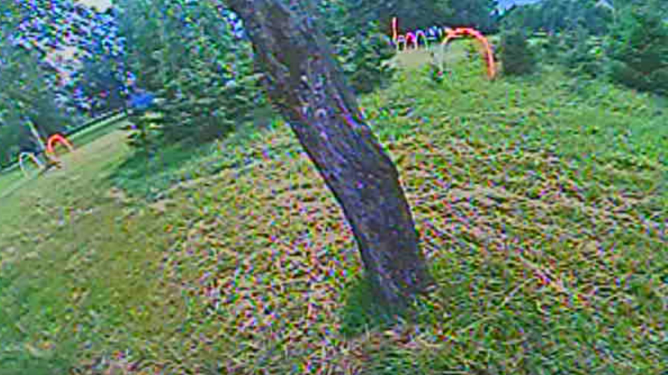
#> input picture test.jpg, 1336 x 750 px, given in place of the camera (shown at 1/2 size)
$ python detec+treking+polychenie.py
#> lines starting #> are read from the running program, lines starting #| are printed output that depends on the picture; after the words box and inside, x2 and y2 are one past the last pixel; in counts of white or black regions, pixels touching at a corner belong together
# -*- coding: utf-8 -*-
"""
Created on Wed Nov 23 12:09:15 2022

@author: user
"""
import numpy as np
import cv2
import sys

# 1) Выделение области + пробел
# 2) Esc для выхода обратно в выделение области
# 3) Esc второй раз для выхода и корректной остановки записи
# *) Ваше окошечко записывается при работе

if __name__ == '__main__' :

    # установка трекера
    fourcc = cv2.VideoWriter_fourcc(*'XVID')
    out = cv2.VideoWriter('output_test4.avi', fourcc, 15.0, (1280,  720)) # 640 480
    tracker = cv2.TrackerCSRT.create() # tracker = cv2.TrackerCSRT_create()
    # tracker = cv2.TrackerDaSiamRPN.create()
    # tracker = cv2.TrackerKCF.create()

    # считываем поток
    video = cv2.VideoCapture(0)
    ret, frame = video.read()
#> frame is the input picture: shape (750, 1336, 3); mean B, G, R 97, 125.9, 100
    while True:
         # --- Детекция через фильтр (без накопления кадров) ---
         # полчаем фрйм
         ret, frame = video.read()
         #
         if not ret:
             print("потока нет ")
             break
         # обработка
         gray = cv2.cvtColor(frame, cv2.COLOR_BGR2GRAY) # перевод кадров в черно-белую градацию
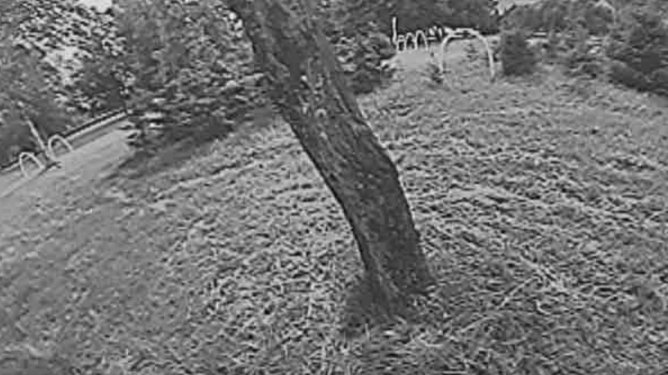
#> gray: shape (750, 1336) (shown at 1/2 size); min 4, max 241, mean 114.9
         blur = cv2.GaussianBlur(gray, (5, 5), 0) # фильтрация лишних контуров
         edges = cv2.Canny(blur, 100, 300)
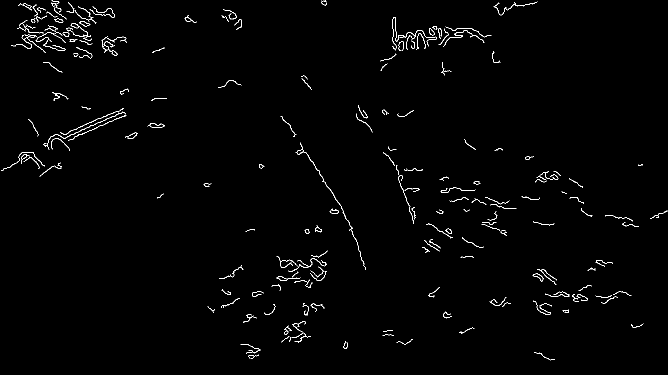
#> edges: shape (750, 1336) (shown at 1/2 size); 1.1% white in thin lines or dots

         # оператор собеля
         kernel16 = np.array([[-1, -1, -1],
                              [0, 0, 0],
                              [1, 1, 1]])
         kernel17 = np.array([[-1, 0, 1],
                              [-1, 0, 1],
                              [-1, 0, 1]])
         kernel18 = np.array([[0, 1, 1],
                              [-1, 0, 1],
                              [-1, -1, 0]])
         kernel19 = np.array([[0, -1, -1],
                              [1, 0, -1],
                              [1, 1, 0]])
         Image_Sobel = cv2.filter2D(edges, -1, kernel16) + cv2.filter2D(edges, -1, kernel17) + cv2.filter2D(edges, -1, kernel18) + cv2.filter2D(edges, -1, kernel19)

         #размеры маски и ее создание
         q=int((frame.shape[0])/5)
#> q = 150
         b=int((frame.shape[1])/5)
#> b = 267
         e=int((frame.shape[1])*(4/5))
#> e = 1068
         c=int((frame.shape[0])*(4/5))
#> c = 600
         mask = np.zeros((frame.shape[0], frame.shape[1]), dtype = "uint8")
         cv2.rectangle(frame, (q, b), (e, c), (0, 255, 0), 2)
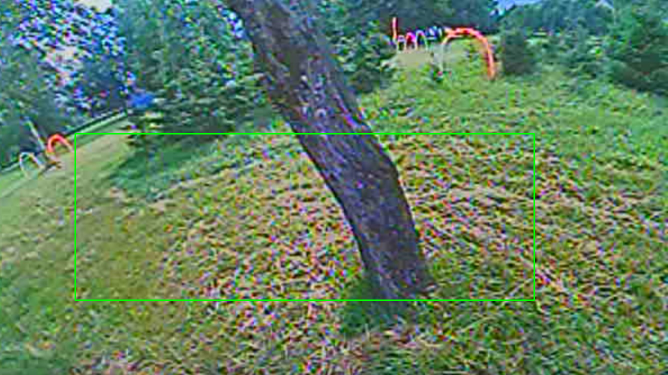
#> frame: shape (750, 1336, 3) (shown at 1/2 size); 0.75% of pixels changed, all inside (x1, y1, x2, y2) = (149, 266, 1070, 602)
         cv2.rectangle(mask, (q, b), (e, c), 255, -1)
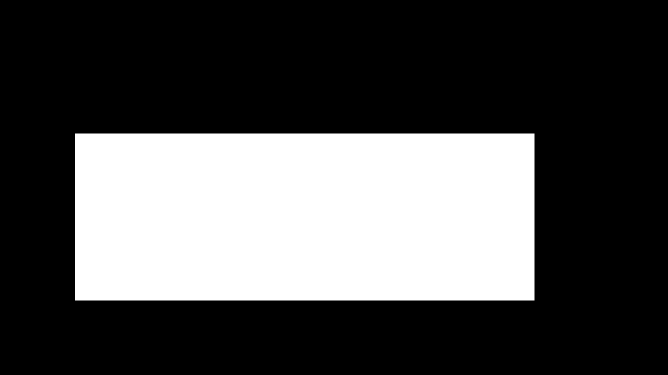
#> mask: shape (750, 1336) (shown at 1/2 size); 30.6% white; 1 white region
         #масочная фильтрация
         Image_Sobel = mask & Image_Sobel
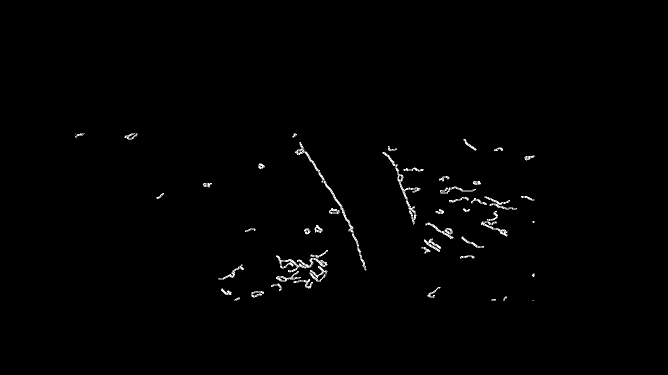
#> Image_Sobel: shape (750, 1336) (shown at 1/2 size); min 0, max 255, mean 2.2
         #контуры
         сontours, _ = cv2.findContours(Image_Sobel, cv2.RETR_TREE, cv2.CHAIN_APPROX_SIMPLE) # нахождение массива контурных точек
#> сontours = 553 contours, 496 with area under 20; largest, box (x1, y1, x2, y2) and area: (590, 284, 733, 541) 1018, (552, 511, 655, 545) 824, (765, 304, 841, 449) 804, (619, 532, 655, 563) 386, (851, 445, 907, 478) 324

         box_for_tracking = (0, 0, 0, 0)
         #механизм отрисовки всех контуров более 500
         for contour in сontours:
             (x, y, w, h) = cv2.boundingRect(contour) # преобразование массива из предыдущего этапа в кортеж из четырех координат

             # метод contourArea() по заданным contour точкам, здесь кортежу, вычисляет площадь зафиксированного объекта в каждый момент времени, это можно проверить

             if cv2.contourArea(contour) > 500: # условие при котором площадь выделенного объекта меньше 500 px
                 print(cv2.contourArea(contour))
                 cv2.rectangle(frame, (x, y), (x+w, y+h), (0, 255, 0), 2) # получение прямоугольника из точек кортежа
                 box_for_tracking = (x, y, w, h) # Выбираем последний квадратик
#> this loop made 553 passes
#> (x, y, w, h) on passes 2, 4, 9, 12, 13, 15, 16, 18, 19, 20, 21, 22: (982, 598, 10, 3), (468, 595, 12, 6), (1006, 593, 8, 8), (503, 582, 25, 13), (507, 592, 4, 3), (516, 588, 4, 3), (503, 587, 3, 4), (506, 584, 4, 3), (509, 583, 6, 3), (514, 582, 9, 3), (442, 577, 21, 13), (454, 587, 6, 3)
#> (contour, x, y, w, h) on passes 1, 3, 5, 6, 7, 8: ([[1065, 600], [1067, 600]], 1065, 600, 3, 1), ([[986, 599], [987, 598], [988, 599], [987, 600]], 986, 598, 3, 3), ([[471, 599], [472, 598], [473, 599], [472, 600]], 471, 598, 3, 3), ([[473, 598], [474, 597], [475, 598], [474, 599]], 473, 597, 3, 3), ([[477, 597], [478, 596], [479, 597], [478, 598]], 477, 596, 3, 3), ([[475, 597], [476, 596], [477, 597], [476, 598]], 475, 596, 3, 3)
#| 823.5
#| 804.0
#| 1017.5
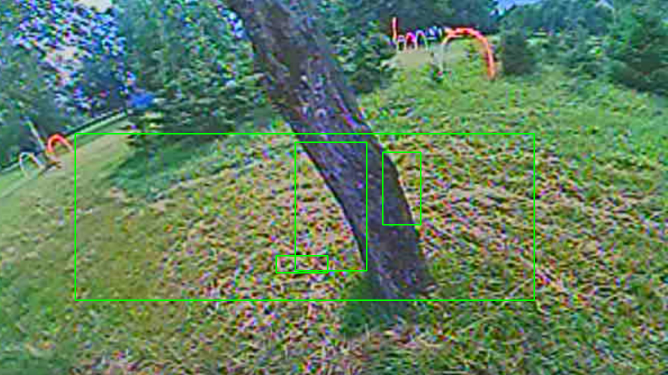
#> frame: shape (750, 1336, 3) (shown at 1/2 size); 0.45% of pixels changed, all inside (x1, y1, x2, y2) = (551, 283, 843, 547)

         """
         for contour in сontours:
             if cv2.contourArea(contour) < 500: # условие при котором площадь выделенного объекта меньше 500 px
                 сontours.remove(contour)
        """

        # cv2.imshow('frame', frame)

         # записыаем в видео кадр с детекцией
         for _ in range(10):
             out.write(frame)
         # --- Трекинг через CSRT Tracker ---
         # получим координаты рамки
         # bbox = cv2.selectROI('frame', frame, False)
         print(box_for_tracking)
#| (590, 284, 143, 257)
         # в случае, если ничего не задетектили
         if box_for_tracking == (0, 0, 0, 0):
            box_for_tracking = (240, 170, 80, 130)
         # инициализация трекинга
         ok = tracker.init(frame, box_for_tracking)

         while True:
             # считываем новый кадр
             ok, frame = video.read()
             if not ok:
                 break

             # запусим иаймер
             timer = cv2.getTickCount()

             # обновим трекер
             ok, bbox = tracker.update(frame)
#> ok = True; bbox = (590, 284, 143, 257)

             # считаем количесво кадров в секунду
             fps = cv2.getTickFrequency() / (cv2.getTickCount() - timer)
             cv2.circle(frame, (340,240), radius=0, color=(0, 255, 0), thickness=10)
#> frame: shape (750, 1336, 3); 0.01% of pixels changed, all inside (x1, y1, x2, y2) = (335, 235, 346, 246)
             # выделим йднное
             if ok:
                 p1 = (int(bbox[0]), int(bbox[1]))
#> p1 = (590, 284)
                 p2 = (int(bbox[0] + bbox[2]), int(bbox[1] + bbox[3]))
#> p2 = (733, 541)
                 cv2.rectangle(frame, p1, p2, (255,0,0), 2, 1)

             else :
                 # Tracking failure
                 cv2.putText(frame, "сбой", (100,80), cv2.FONT_HERSHEY_SIMPLEX, 0.75,(0,0,255),2)

             # навание трекинга
             cv2.putText(frame, "CSRT Tracker", (100,20), cv2.FONT_HERSHEY_SIMPLEX, 0.75, (50,170,50),2)

             # кадры в секунду
             cv2.putText(frame, "FPS : " + str(int(fps)), (100,50), cv2.FONT_HERSHEY_SIMPLEX, 0.75, (50,170,50), 2)
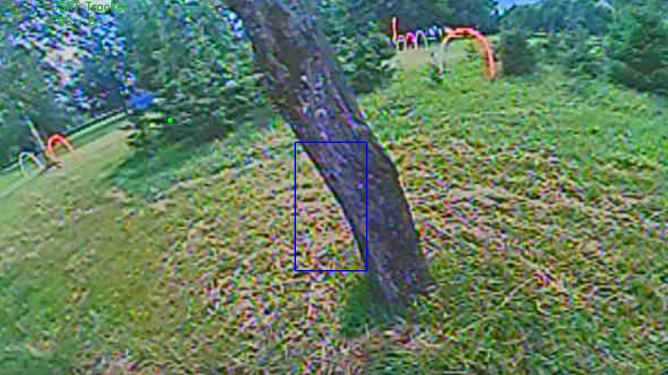
#> frame: shape (750, 1336, 3) (shown at 1/2 size); mean B, G, R 97.2, 125.7, 99.7

             #выведем изображение
             cv2.imshow('frame', frame)
             out.write(frame)
             #выход из трекинга
             k = cv2.waitKey(1) & 0xff
#> (key q is pressed here)
             if k == 27 : break

         #выход из детекции
         if cv2.waitKey(1) == ord('q'):
#> (key q is pressed here)
             break
cv2.destroyAllWindows()
#ссылка по ппм
#https://www.rcgroups.com/forums/showthread.php?2037080-DIY-Arduino-joystick-to-PPM
